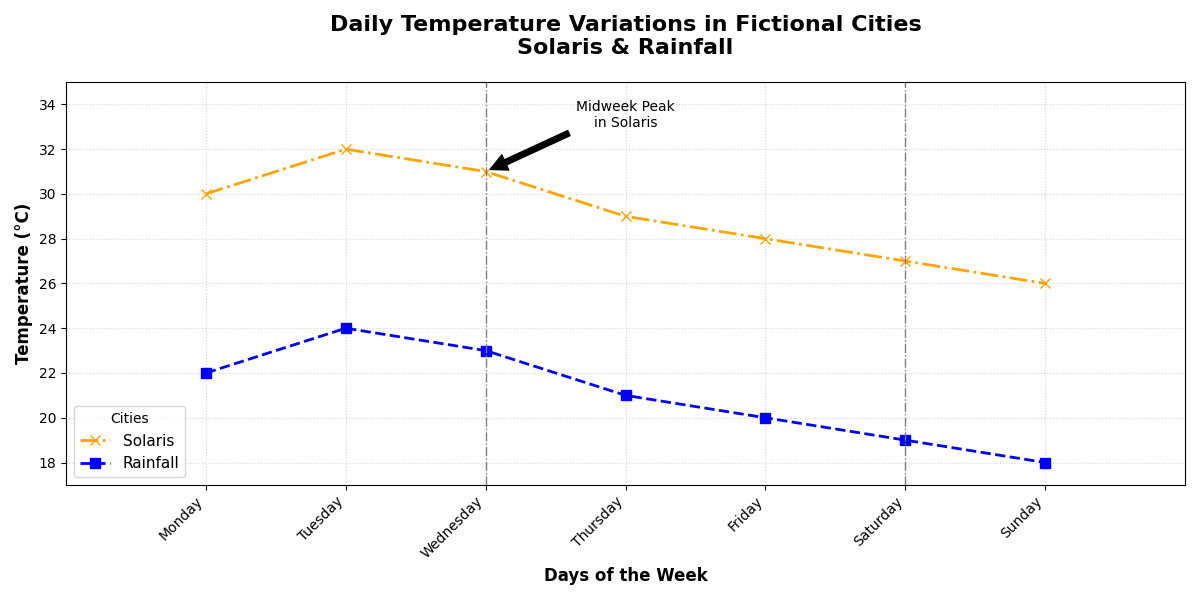

Write Python code to recreate this figure.
import matplotlib.pyplot as plt
import numpy as np

days = ['Monday', 'Tuesday', 'Wednesday', 'Thursday', 'Friday', 'Saturday', 'Sunday']

solar_temps = [30, 32, 31, 29, 28, 27, 26]
rain_temps = [22, 24, 23, 21, 20, 19, 18]

day_indices = np.arange(len(days))

fig, ax = plt.subplots(figsize=(12, 6))

ax.plot(day_indices, solar_temps, marker='x', markersize=7, color='orange', label='Solaris', linestyle='-.', linewidth=2)
ax.plot(day_indices, rain_temps, marker='s', markersize=7, color='blue', label='Rainfall', linestyle='--', linewidth=2)

ax.set_title('Daily Temperature Variations in Fictional Cities\nSolaris & Rainfall', fontsize=16, weight='bold', pad=20)
ax.set_xlabel('Days of the Week', fontsize=12, weight='bold')
ax.set_ylabel('Temperature (°C)', fontsize=12, weight='bold')

ax.set_xticks(day_indices)
ax.set_xticklabels(days, rotation=45, ha='right')

ax.grid(visible=True, linestyle=':', alpha=0.5)

ax.legend(loc='lower left', fontsize=11, title='Cities')

highlight_days = [2, 5]
for day in highlight_days:
    ax.axvline(x=day, color='grey', linestyle='-.', linewidth=1)

ax.annotate('Midweek Peak\nin Solaris', xy=(2, 31), xytext=(3, 33),
            arrowprops=dict(facecolor='black', shrink=0.05), fontsize=10, ha='center')

plt.xlim(-1, 7)
plt.ylim(17, 35)

plt.tight_layout()
plt.show()
